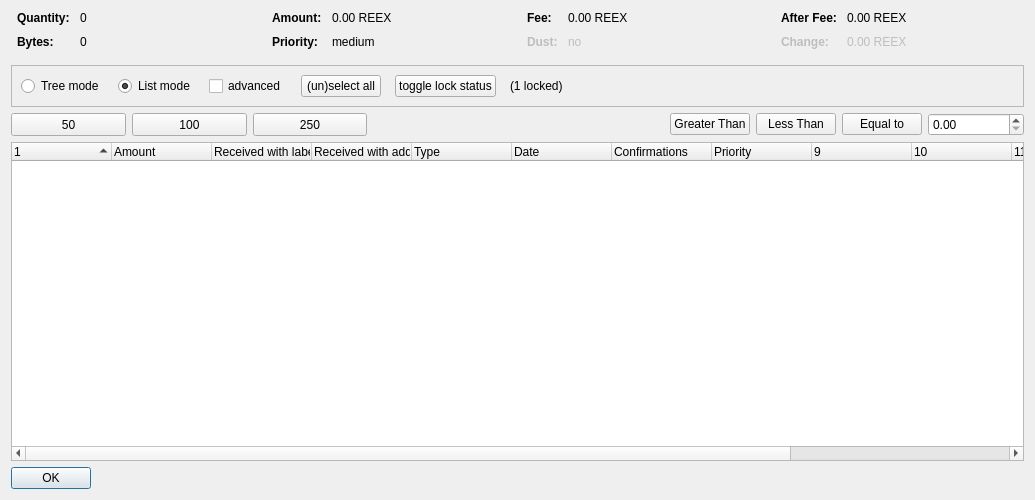
<?xml version="1.0" encoding="UTF-8"?>
<ui version="4.0">
 <class>CoinControlDialog</class>
 <widget class="QDialog" name="CoinControlDialog">
  <property name="geometry">
   <rect>
    <x>0</x>
    <y>0</y>
    <width>1035</width>
    <height>500</height>
   </rect>
  </property>
  <property name="windowTitle">
   <string>Coin Selection</string>
  </property>
  <layout class="QVBoxLayout" name="verticalLayout">
   <item>
    <layout class="QHBoxLayout" name="horizontalLayoutTop" stretch="0,0,0,0">
     <property name="topMargin">
      <number>0</number>
     </property>
     <property name="bottomMargin">
      <number>10</number>
     </property>
     <item>
      <layout class="QFormLayout" name="formLayoutCoinControl1">
       <property name="horizontalSpacing">
        <number>10</number>
       </property>
       <property name="verticalSpacing">
        <number>10</number>
       </property>
       <property name="leftMargin">
        <number>6</number>
       </property>
       <property name="rightMargin">
        <number>6</number>
       </property>
       <item row="0" column="0">
        <widget class="QLabel" name="labelCoinControlQuantityText">
         <property name="font">
          <font>
           <weight>75</weight>
           <bold>true</bold>
          </font>
         </property>
         <property name="text">
          <string>Quantity:</string>
         </property>
        </widget>
       </item>
       <item row="0" column="1">
        <widget class="QLabel" name="labelCoinControlQuantity">
         <property name="cursor">
          <cursorShape>IBeamCursor</cursorShape>
         </property>
         <property name="contextMenuPolicy">
          <enum>Qt::ActionsContextMenu</enum>
         </property>
         <property name="text">
          <string notr="true">0</string>
         </property>
         <property name="textInteractionFlags">
          <set>Qt::LinksAccessibleByMouse|Qt::TextSelectableByKeyboard|Qt::TextSelectableByMouse</set>
         </property>
        </widget>
       </item>
       <item row="1" column="0">
        <widget class="QLabel" name="labelCoinControlBytesText">
         <property name="font">
          <font>
           <weight>75</weight>
           <bold>true</bold>
          </font>
         </property>
         <property name="text">
          <string>Bytes:</string>
         </property>
        </widget>
       </item>
       <item row="1" column="1">
        <widget class="QLabel" name="labelCoinControlBytes">
         <property name="cursor">
          <cursorShape>IBeamCursor</cursorShape>
         </property>
         <property name="contextMenuPolicy">
          <enum>Qt::ActionsContextMenu</enum>
         </property>
         <property name="text">
          <string notr="true">0</string>
         </property>
         <property name="textInteractionFlags">
          <set>Qt::LinksAccessibleByMouse|Qt::TextSelectableByKeyboard|Qt::TextSelectableByMouse</set>
         </property>
        </widget>
       </item>
      </layout>
     </item>
     <item>
      <layout class="QFormLayout" name="formLayoutCoinControl2">
       <property name="horizontalSpacing">
        <number>10</number>
       </property>
       <property name="verticalSpacing">
        <number>10</number>
       </property>
       <property name="leftMargin">
        <number>6</number>
       </property>
       <property name="rightMargin">
        <number>6</number>
       </property>
       <item row="0" column="0">
        <widget class="QLabel" name="labelCoinControlAmountText">
         <property name="font">
          <font>
           <weight>75</weight>
           <bold>true</bold>
          </font>
         </property>
         <property name="text">
          <string>Amount:</string>
         </property>
        </widget>
       </item>
       <item row="0" column="1">
        <widget class="QLabel" name="labelCoinControlAmount">
         <property name="cursor">
          <cursorShape>IBeamCursor</cursorShape>
         </property>
         <property name="contextMenuPolicy">
          <enum>Qt::ActionsContextMenu</enum>
         </property>
         <property name="text">
          <string notr="true">0.00 REEX</string>
         </property>
         <property name="textInteractionFlags">
          <set>Qt::LinksAccessibleByMouse|Qt::TextSelectableByKeyboard|Qt::TextSelectableByMouse</set>
         </property>
        </widget>
       </item>
       <item row="1" column="0">
        <widget class="QLabel" name="labelCoinControlPriorityText">
         <property name="font">
          <font>
           <weight>75</weight>
           <bold>true</bold>
          </font>
         </property>
         <property name="text">
          <string>Priority:</string>
         </property>
        </widget>
       </item>
       <item row="1" column="1">
        <widget class="QLabel" name="labelCoinControlPriority">
         <property name="cursor">
          <cursorShape>IBeamCursor</cursorShape>
         </property>
         <property name="contextMenuPolicy">
          <enum>Qt::ActionsContextMenu</enum>
         </property>
         <property name="text">
          <string>medium</string>
         </property>
         <property name="textInteractionFlags">
          <set>Qt::LinksAccessibleByMouse|Qt::TextSelectableByKeyboard|Qt::TextSelectableByMouse</set>
         </property>
        </widget>
       </item>
      </layout>
     </item>
     <item>
      <layout class="QFormLayout" name="formLayoutCoinControl3">
       <property name="horizontalSpacing">
        <number>10</number>
       </property>
       <property name="verticalSpacing">
        <number>10</number>
       </property>
       <property name="leftMargin">
        <number>6</number>
       </property>
       <property name="rightMargin">
        <number>6</number>
       </property>
       <item row="0" column="0">
        <widget class="QLabel" name="labelCoinControlFeeText">
         <property name="font">
          <font>
           <weight>75</weight>
           <bold>true</bold>
          </font>
         </property>
         <property name="text">
          <string>Fee:</string>
         </property>
        </widget>
       </item>
       <item row="0" column="1">
        <widget class="QLabel" name="labelCoinControlFee">
         <property name="cursor">
          <cursorShape>IBeamCursor</cursorShape>
         </property>
         <property name="contextMenuPolicy">
          <enum>Qt::ActionsContextMenu</enum>
         </property>
         <property name="text">
          <string notr="true">0.00 REEX</string>
         </property>
         <property name="textInteractionFlags">
          <set>Qt::LinksAccessibleByMouse|Qt::TextSelectableByKeyboard|Qt::TextSelectableByMouse</set>
         </property>
        </widget>
       </item>
       <item row="1" column="0">
        <widget class="QLabel" name="labelCoinControlLowOutputText">
         <property name="enabled">
          <bool>false</bool>
         </property>
         <property name="font">
          <font>
           <weight>75</weight>
           <bold>true</bold>
          </font>
         </property>
         <property name="text">
          <string>Dust:</string>
         </property>
        </widget>
       </item>
       <item row="1" column="1">
        <widget class="QLabel" name="labelCoinControlLowOutput">
         <property name="enabled">
          <bool>false</bool>
         </property>
         <property name="cursor">
          <cursorShape>IBeamCursor</cursorShape>
         </property>
         <property name="contextMenuPolicy">
          <enum>Qt::ActionsContextMenu</enum>
         </property>
         <property name="text">
          <string>no</string>
         </property>
         <property name="textInteractionFlags">
          <set>Qt::LinksAccessibleByMouse|Qt::TextSelectableByKeyboard|Qt::TextSelectableByMouse</set>
         </property>
        </widget>
       </item>
      </layout>
     </item>
     <item>
      <layout class="QFormLayout" name="formLayoutCoinControl4">
       <property name="horizontalSpacing">
        <number>10</number>
       </property>
       <property name="verticalSpacing">
        <number>10</number>
       </property>
       <property name="leftMargin">
        <number>6</number>
       </property>
       <property name="rightMargin">
        <number>6</number>
       </property>
       <item row="0" column="0">
        <widget class="QLabel" name="labelCoinControlAfterFeeText">
         <property name="font">
          <font>
           <weight>75</weight>
           <bold>true</bold>
          </font>
         </property>
         <property name="text">
          <string>After Fee:</string>
         </property>
        </widget>
       </item>
       <item row="0" column="1">
        <widget class="QLabel" name="labelCoinControlAfterFee">
         <property name="cursor">
          <cursorShape>IBeamCursor</cursorShape>
         </property>
         <property name="contextMenuPolicy">
          <enum>Qt::ActionsContextMenu</enum>
         </property>
         <property name="text">
          <string notr="true">0.00 REEX</string>
         </property>
         <property name="textInteractionFlags">
          <set>Qt::LinksAccessibleByMouse|Qt::TextSelectableByKeyboard|Qt::TextSelectableByMouse</set>
         </property>
        </widget>
       </item>
       <item row="1" column="0">
        <widget class="QLabel" name="labelCoinControlChangeText">
         <property name="enabled">
          <bool>false</bool>
         </property>
         <property name="font">
          <font>
           <weight>75</weight>
           <bold>true</bold>
          </font>
         </property>
         <property name="text">
          <string>Change:</string>
         </property>
        </widget>
       </item>
       <item row="1" column="1">
        <widget class="QLabel" name="labelCoinControlChange">
         <property name="enabled">
          <bool>false</bool>
         </property>
         <property name="cursor">
          <cursorShape>IBeamCursor</cursorShape>
         </property>
         <property name="contextMenuPolicy">
          <enum>Qt::ActionsContextMenu</enum>
         </property>
         <property name="text">
          <string notr="true">0.00 REEX</string>
         </property>
         <property name="textInteractionFlags">
          <set>Qt::LinksAccessibleByMouse|Qt::TextSelectableByKeyboard|Qt::TextSelectableByMouse</set>
         </property>
        </widget>
       </item>
      </layout>
     </item>
    </layout>
   </item>
   <item>
    <widget class="QFrame" name="frame">
     <property name="minimumSize">
      <size>
       <width>0</width>
       <height>40</height>
      </size>
     </property>
     <property name="frameShape">
      <enum>QFrame::StyledPanel</enum>
     </property>
     <property name="frameShadow">
      <enum>QFrame::Sunken</enum>
     </property>
     <layout class="QHBoxLayout" name="horizontalLayout">
      <item>
       <layout class="QHBoxLayout" name="horizontalLayoutPanel" stretch="0,0,0,0,0,0,0">
        <property name="spacing">
         <number>14</number>
        </property>
        <item>
         <widget class="QRadioButton" name="radioTreeMode">
          <property name="sizePolicy">
           <sizepolicy hsizetype="Maximum" vsizetype="Fixed">
            <horstretch>0</horstretch>
            <verstretch>0</verstretch>
           </sizepolicy>
          </property>
          <property name="text">
         <string>Tree mode</string>
          </property>
         </widget>
        </item>
        <item>
         <widget class="QRadioButton" name="radioListMode">
          <property name="sizePolicy">
           <sizepolicy hsizetype="Maximum" vsizetype="Fixed">
            <horstretch>0</horstretch>
            <verstretch>0</verstretch>
           </sizepolicy>
          </property>
          <property name="text">
           <string>List mode</string>
          </property>
          <property name="checked">
           <bool>true</bool>
          </property>
         </widget>
        </item>
        <item>
         <widget class="QCheckBox" name="advanced">
          <property name="minimumSize">
           <size>
            <width>70</width>
            <height>17</height>
           </size>
          </property>
          <property name="text">
           <string>advanced</string>
          </property>
         </widget>
        </item>
        <item>
         <widget class="QPushButton" name="pushButtonSelectAll">
          <property name="sizePolicy">
           <sizepolicy hsizetype="Maximum" vsizetype="Fixed">
            <horstretch>0</horstretch>
            <verstretch>0</verstretch>
           </sizepolicy>
          </property>
          <property name="text">
            <string>(un)select all</string>
          </property>
          <property name="autoDefault">
           <bool>false</bool>
          </property>
         </widget>
        </item>
        <item>
         <widget class="QPushButton" name="pushButtonToggleLock">
          <property name="sizePolicy">
           <sizepolicy hsizetype="Maximum" vsizetype="Fixed">
            <horstretch>0</horstretch>
            <verstretch>0</verstretch>
           </sizepolicy>
          </property>
          <property name="text">
           <string>toggle lock status</string>
          </property>
          <property name="autoDefault">
           <bool>false</bool>
          </property>
         </widget>
        </item>
        <item>
         <widget class="QLabel" name="labelLocked">
          <property name="text">
           <string>(1 locked)</string>
          </property>
         </widget>
        </item>
        <item>
         <spacer name="horizontalSpacer">
          <property name="orientation">
           <enum>Qt::Horizontal</enum>
          </property>
          <property name="sizeHint" stdset="0">
           <size>
            <width>40</width>
            <height>20</height>
           </size>
          </property>
         </spacer>
        </item>
       </layout>
      </item>
     </layout>
    </widget>
   </item>
   <item>
    <layout class="QHBoxLayout" name="horizontalLayout_3">
     <item>
      <widget class="QPushButton" name="select_50">
       <property name="minimumSize">
        <size>
         <width>115</width>
         <height>23</height>
        </size>
       </property>
       <property name="text">
        <string>50</string>
       </property>
      </widget>
     </item>
     <item>
      <widget class="QPushButton" name="select_100">
       <property name="minimumSize">
        <size>
         <width>115</width>
         <height>23</height>
        </size>
       </property>
       <property name="text">
        <string>100</string>
       </property>
      </widget>
     </item>
     <item>
      <widget class="QPushButton" name="select_250">
       <property name="minimumSize">
        <size>
         <width>114</width>
         <height>23</height>
        </size>
       </property>
       <property name="text">
        <string>250</string>
       </property>
      </widget>
     </item>
     <item>
      <spacer name="horizontalSpacer_2">
       <property name="orientation">
        <enum>Qt::Horizontal</enum>
       </property>
       <property name="sizeHint" stdset="0">
        <size>
         <width>40</width>
         <height>20</height>
        </size>
       </property>
      </spacer>
     </item>
     <item>
      <widget class="QPushButton" name="GreaterThan">
       <property name="text">
        <string>Greater Than</string>
       </property>
      </widget>
     </item>
     <item>
      <widget class="QPushButton" name="LessThan">
       <property name="text">
        <string>Less Than</string>
       </property>
      </widget>
     </item>
     <item>
      <widget class="QPushButton" name="EqualTo">
       <property name="text">
        <string>Equal to</string>
       </property>
      </widget>
     </item>
     <item>
      <widget class="QDoubleSpinBox" name="num_box">
       <property name="minimumSize">
        <size>
         <width>96</width>
         <height>20</height>
        </size>
       </property>
      </widget>
     </item>
    </layout>
   </item>
   <item>
    <layout class="QVBoxLayout" name="verticalLayout_2"/>
   </item>
   <item>
    <layout class="QHBoxLayout" name="horizontalLayout_2"/>
   </item>
   <item>
    <widget class="CoinControlTreeWidget" name="treeWidget">
     <property name="contextMenuPolicy">
      <enum>Qt::CustomContextMenu</enum>
     </property>
     <property name="sortingEnabled">
      <bool>false</bool>
     </property>
     <property name="columnCount">
      <number>13</number>
     </property>
     <attribute name="headerShowSortIndicator" stdset="0">
      <bool>true</bool>
     </attribute>
     <attribute name="headerStretchLastSection">
      <bool>false</bool>
     </attribute>
     <column>
      <property name="text">
       <string/>
      </property>
     </column>
     <column>
      <property name="text">
       <string>Amount</string>
      </property>
     </column>
     <column>
      <property name="text">
       <string>Received with label</string>
      </property>
     </column>
     <column>
      <property name="text">
       <string>Received with address</string>
      </property>
     </column>
     <column>
      <property name="text">
	<string>Type</string>
      </property>
     </column>
     <column>
      <property name="text">	 
       <string>Date</string>
      </property>
     </column>
     <column>
      <property name="text">
       <string>Confirmations</string>
      </property>
      <property name="toolTip">
       <string>Confirmed</string>
      </property>
     </column>
     <column>
      <property name="text">
       <string>Priority</string>
      </property>
     </column>
     <column>
      <property name="text">
       <string/>
      </property>
     </column>
     <column>
      <property name="text">
       <string/>
      </property>
     </column>
     <column>
      <property name="text">
       <string/>
      </property>
     </column>
     <column>
      <property name="text">
       <string/>
      </property>
     </column>
     <column>
      <property name="text">
       <string/>
      </property>
     </column>
    </widget>
   </item>
   <item>
    <widget class="QDialogButtonBox" name="buttonBox">
     <property name="sizePolicy">
      <sizepolicy hsizetype="Maximum" vsizetype="Fixed">
       <horstretch>0</horstretch>
       <verstretch>0</verstretch>
      </sizepolicy>
     </property>
     <property name="orientation">
      <enum>Qt::Horizontal</enum>
     </property>
     <property name="standardButtons">
      <set>QDialogButtonBox::Ok</set>
     </property>
    </widget>
   </item>
  </layout>
 </widget>
 <customwidgets>
  <customwidget>
   <class>CoinControlTreeWidget</class>
   <extends>QTreeWidget</extends>
   <header>coincontroltreewidget.h</header>
  </customwidget>
 </customwidgets>
 <resources/>
 <connections/>
</ui>
